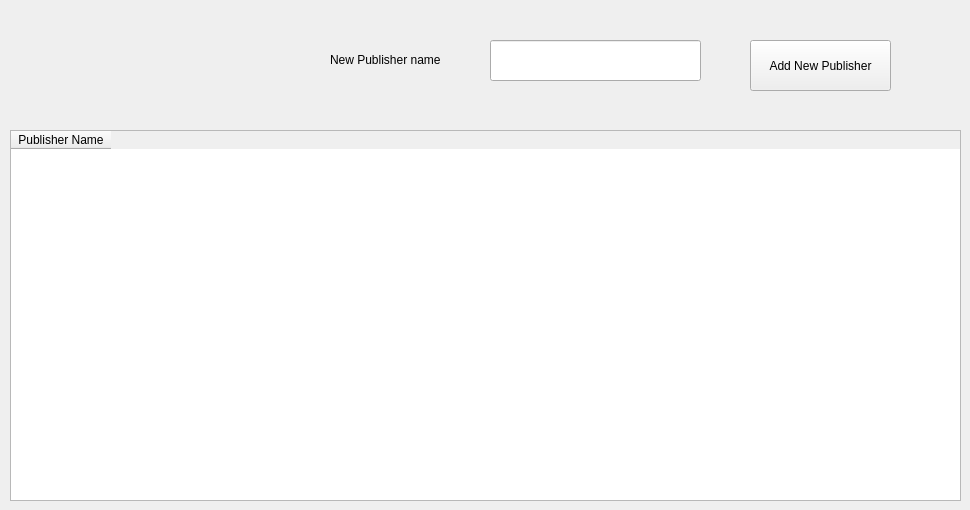
      <widget class="QWidget" name="tab_8">
       <attribute name="title">
        <string>Publisher</string>
       </attribute>
       <widget class="QLabel" name="label_31">
        <property name="geometry">
         <rect>
          <x>330</x>
          <y>50</y>
          <width>121</width>
          <height>20</height>
         </rect>
        </property>
        <property name="text">
         <string>New Publisher name</string>
        </property>
       </widget>
       <widget class="QLineEdit" name="lineEdit_23">
        <property name="geometry">
         <rect>
          <x>490</x>
          <y>40</y>
          <width>211</width>
          <height>41</height>
         </rect>
        </property>
        <property name="text">
         <string/>
        </property>
       </widget>
       <widget class="QTableWidget" name="tableWidget_4">
        <property name="geometry">
         <rect>
          <x>10</x>
          <y>130</y>
          <width>951</width>
          <height>371</height>
         </rect>
        </property>
        <column>
         <property name="text">
          <string>Publisher Name</string>
         </property>
        </column>
       </widget>
       <widget class="QPushButton" name="pushButton_18">
        <property name="geometry">
         <rect>
          <x>750</x>
          <y>40</y>
          <width>141</width>
          <height>51</height>
         </rect>
        </property>
        <property name="text">
         <string>Add New Publisher</string>
        </property>
       </widget>
      </widget>
